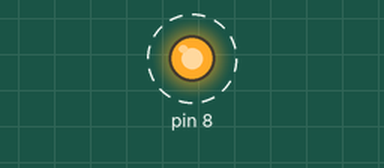
Simulated run of this sketch. Board: Arduino Uno, built with avr-gcc and run on an emulated ATmega328P. On the bench: output pins drawn as LEDs (lit = HIGH). Dashed ring = blinking.

Above: at 0.15 s.
Timing chart, 0 to 3.0 s (numbered marks = the images above):
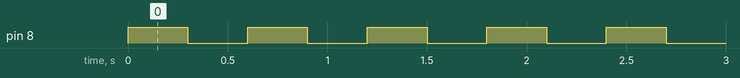

The sketch:

TurnLightRelay.ino
```cpp
//Relay
void setup()
{
  pinMode(8, OUTPUT);
}

//ideal turn light delay 300
void loop()
{
  digitalWrite(8, HIGH); //relay hidup
  delay(300);
  digitalWrite(8, LOW); //matikan relay
  delay(300);
}
```

Measured:
- by itself, pin 8: alternates HIGH for 0.30 s and LOW for 0.30 s
